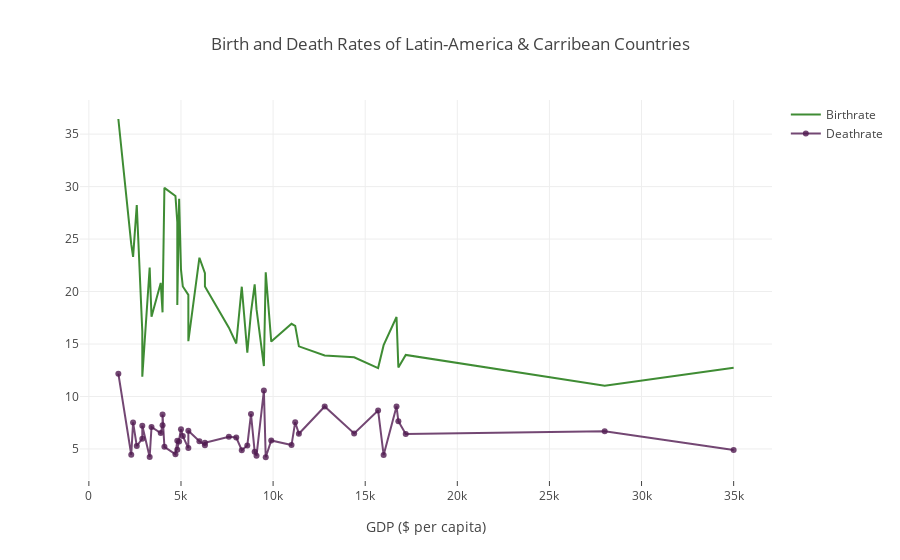

Notebook code cell kept with this figure:
### Code cell
trace1 = go.Scatter(
                    x = lamericaData["GDP ($ per capita)"],
                    y = lamericaData["Birthrate"],
                    mode = "lines",
                    name = "Birthrate",
                    marker = dict(color = 'rgba(16, 112, 2, 0.8)'),
                    text = lamericaData.Country)

trace2 = go.Scatter(
                    x = lamericaData["GDP ($ per capita)"],
                    y = lamericaData["Deathrate"],
                    mode = "lines+markers",
                    name = "Deathrate",
                    marker = dict(color = 'rgba(80, 26, 80, 0.8)'),
                    text = lamericaData.Country)

data = [trace1, trace2]
layout = dict(title = 'Birth and Death Rates of Latin-America & Carribean Countries', xaxis = dict(title='GDP ($ per capita)', ticklen = 5, zeroline = False))
fig = dict(data = data, layout = layout)
iplot(fig)

### Figure 1 — Plotly figure (JSON) as saved in the notebook; plotly's stock layout.template omitted (floating-point values rounded to 4 significant figures)
{"data": [{"marker": {"color": "rgba(16, 112, 2, 0.8)"}, "mode": "lines", "name": "Birthrate", "text": ["Cayman Islands ", "Aruba ", "Virgin Islands ", "Puerto Rico ", "Bahamas, The ", "British Virgin Is. ", "Barbados ", "Martinique ", "Uruguay ", "Netherlands Antilles ", "Argentina ", "Antigua & Barbuda ", "Chile ", "Turks & Caicos Is ", "Trinidad & Tobago ", "Costa Rica ", "Mexico ", "Saint Kitts & Nevis ", "Anguilla ", "French Guiana ", "Guadeloupe ", "Brazil ", "Colombia ", "Panama ", "Dominican Republic ", "Dominica ", "Saint Lucia ", "Peru ", "Grenada ", "Belize ", "Venezuela ", "El Salvador ", "Paraguay ", "Guatemala ", "Guyana ", "Suriname ", "Jamaica ", "Montserrat ", "Ecuador ", "Cuba ", "Saint Vincent and the Grenadines ", "Honduras ", "Bolivia ", "Nicaragua ", "Haiti "], "type": "scatter", "x": [35000, 28000, 17200, 16800, 16700, 16000, 15700, 14400, 12800, 11400, 11200, 11000, 9900, 9600, 9500, 9100, 9000, 8800, 8600, 8300, 8000, 7600, 6300, 6300, 6000, 5400, 5400, 5100, 5000, 4900, 4800, 4800, 4700, 4100, 4000, 4000, 3900, 3400, 3300, 2900, 2900, 2600, 2400, 2300, 1600], "y": [12.74, 11.03, 13.96, 12.77, 17.57, 14.89, 12.71, 13.74, 13.91, 14.78, 16.73, 16.93, 15.23, 21.84, 12.9, 18.32, 20.69, 18.02, 14.17, 20.46, 15.05, 16.56, 20.48, 21.74, 23.22, 15.27, 19.68, 20.48, 22.08, 28.84, 18.71, 26.61, 29.1, 29.88, 18.28, 18.02, 20.82, 17.59, 22.29, 11.89, 16.18, 28.24, 23.3, 24.51, 36.44]}, {"marker": {"color": "rgba(80, 26, 80, 0.8)"}, "mode": "lines+markers", "name": "Deathrate", "text": ["Cayman Islands ", "Aruba ", "Virgin Islands ", "Puerto Rico ", "Bahamas, The ", "British Virgin Is. ", "Barbados ", "Martinique ", "Uruguay ", "Netherlands Antilles ", "Argentina ", "Antigua & Barbuda ", "Chile ", "Turks & Caicos Is ", "Trinidad & Tobago ", "Costa Rica ", "Mexico ", "Saint Kitts & Nevis ", "Anguilla ", "French Guiana ", "Guadeloupe ", "Brazil ", "Colombia ", "Panama ", "Dominican Republic ", "Dominica ", "Saint Lucia ", "Peru ", "Grenada ", "Belize ", "Venezuela ", "El Salvador ", "Paraguay ", "Guatemala ", "Guyana ", "Suriname ", "Jamaica ", "Montserrat ", "Ecuador ", "Cuba ", "Saint Vincent and the Grenadines ", "Honduras ", "Bolivia ", "Nicaragua ", "Haiti "], "type": "scatter", "x": [35000, 28000, 17200, 16800, 16700, 16000, 15700, 14400, 12800, 11400, 11200, 11000, 9900, 9600, 9500, 9100, 9000, 8800, 8600, 8300, 8000, 7600, 6300, 6300, 6000, 5400, 5400, 5100, 5000, 4900, 4800, 4800, 4700, 4100, 4000, 4000, 3900, 3400, 3300, 2900, 2900, 2600, 2400, 2300, 1600], "y": [4.89, 6.68, 6.43, 7.65, 9.05, 4.42, 8.67, 6.48, 9.05, 6.45, 7.55, 5.37, 5.81, 4.21, 10.57, 4.36, 4.74, 8.33, 5.34, 4.88, 6.09, 6.17, 5.58, 5.36, 5.73, 6.73, 5.08, 6.23, 6.88, 5.72, 4.92, 5.78, 4.49, 5.2, 8.28, 7.27, 6.52, 7.1, 4.23, 7.22, 5.98, 5.28, 7.53, 4.45, 12.17]}], "layout": {"title": "Birth and Death Rates of Latin-America & Carribean Countries", "xaxis": {"ticklen": 5, "title": "GDP ($ per capita)", "zeroline": false}}}
